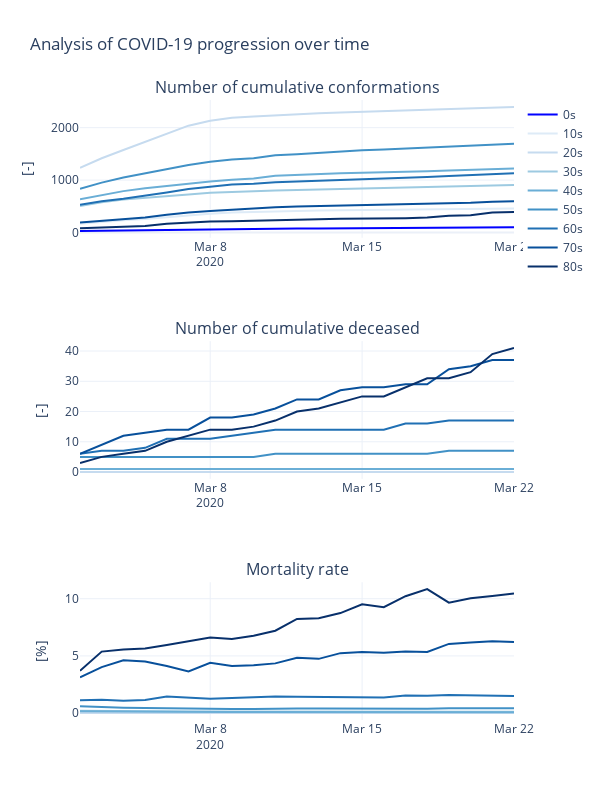

The notebook cell saved with this chart:
### Markdown cell above
## Understanding and analysis

Lets start with the actual analysis and try to answer the previously stated questions.


### How dangerous is the virus and how is the risk for different demographic groups?
To answer the question we take a look at the "TimeAge" data and try to find out who is affected in risk and possible in danger. Therefore we are going to look at the overall cumulative numbers of conformations and deceased cases and calculate the motility rate. We are going to use [plotly](https://plotly.com/) for this, a fantastic, ease to use library that allows for interactive plots.

### Code cell
df=df_dict['TimeAge']
fig = make_subplots(rows=3, cols=1, subplot_titles=("Number of cumulative conformations", "Number of cumulative deceased", "Mortality rate"))
colors=plt.cm.Blues(np.linspace(0, 1, len(df['age'].unique())))

for i, age in enumerate(df['age'].unique()):
    plt_df=df[df['age']==age]
    x=plt_df['date'].values
    y_conf=plt_df['confirmed'].values
    
    y_des=plt_df['deceased'].values

    #decease rate
    y_des_rate=y_des/y_conf*100

    color=f"rgba({colors[i][0]},{colors[i][1]},{colors[i][2]},{colors[i][3]})"
    
    
    fig.add_trace(go.Scatter(x=x, y=y_conf, name=age, line=dict(color=color)), row=1, col=1)
    fig.add_trace(go.Scatter(x=x, y=y_des, name=age, line=dict(color=color), showlegend=False), row=2, col=1)
    fig.add_trace(go.Scatter(x=x, y=y_des_rate, name=f"{age} cumulative", line=dict(color=color), showlegend=False), row=3, col=1)

fig.update_yaxes(title_text="[-]", row=1, col=1)
fig.update_yaxes(title_text="[-]", row=2, col=1)
fig.update_yaxes(title_text="[%]", row=3, col=1)
fig.update_layout(height=800,
                  width=600,
                  title_text="Analysis of COVID-19 progression over time",
                  template="plotly_white")
fig.show()
